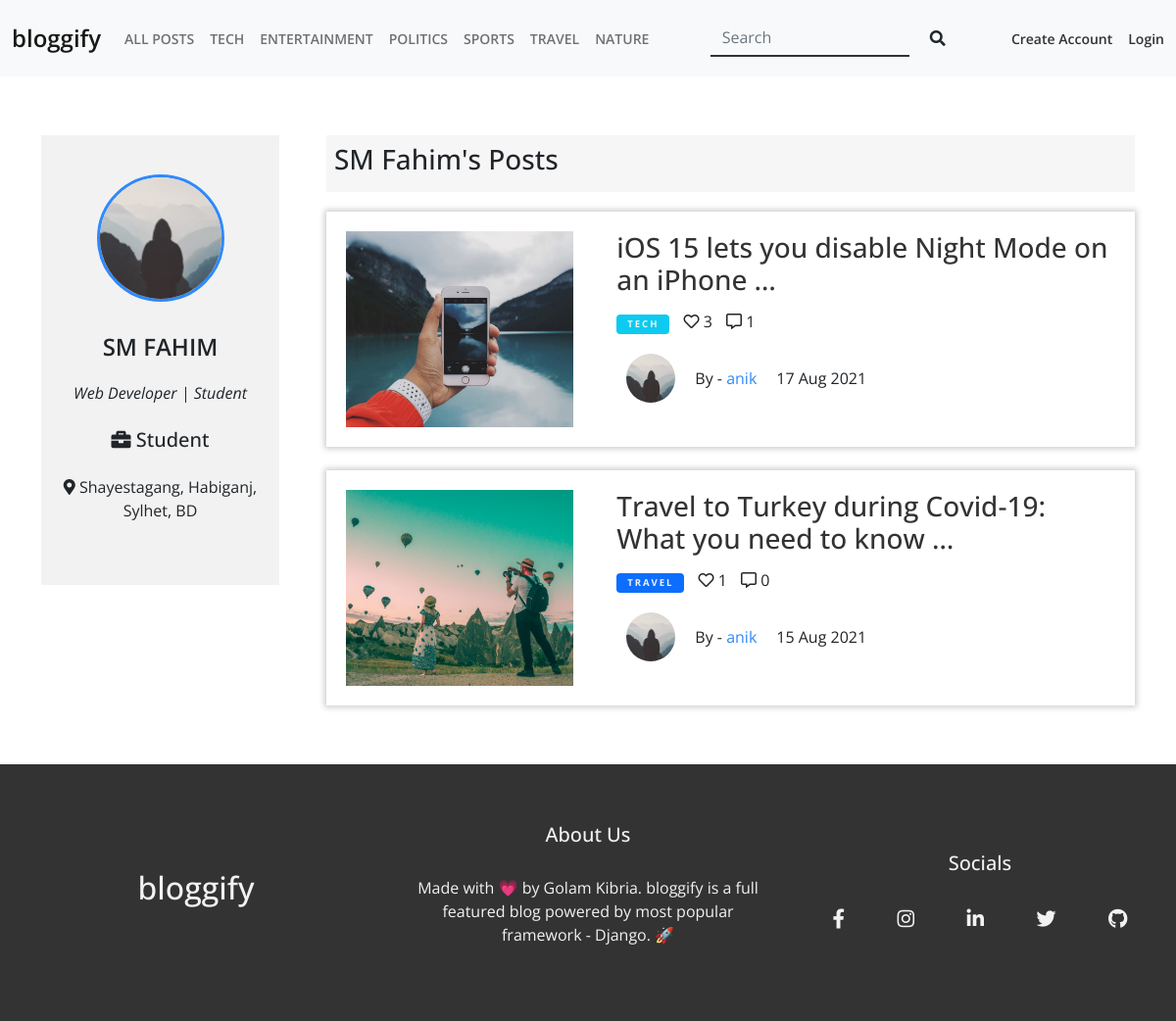
The app's page /author/anik/ with its own data.
### blog/models.py (models this page shows, shortened)
class Topic(models.Model):
    name = models.CharField(max_length=42, unique=True)
    def __str__(self):
        return self.name

class Post(models.Model):
    author = models.ForeignKey(User, on_delete=models.CASCADE, related_name='post_author')
    topic = models.ForeignKey(Topic, on_delete=models.DO_NOTHING)
    title = models.CharField(max_length=200)
    thumbnail = models.ImageField(upload_to='thumbnails')
    body = RichTextUploadingField()
    date = models.DateTimeField(auto_now_add=True)
    likes = models.ManyToManyField(User, related_name='post_likes')

### accounts/models.py (models this page shows, shortened)
class Profile(models.Model):
    user = models.OneToOneField(User, on_delete=models.CASCADE)
    bio = models.TextField(max_length=101)
    work = models.CharField(max_length=200)
    address = models.TextField(max_length=200)
    profile_pic = models.ImageField(default='default.jpg', upload_to='Profile Pics')

### blog/views.py (the view)
# urls.py: path('author/<str:username>/', author, name='author'),
def author(request, username):
    author = User.objects.get(username=username)
    author_posts = Post.objects.filter(author=author).order_by('-date')
    context = {
        'author': author,
        'author_posts': author_posts
    }
    if (author == request.user):
        return redirect('profile')
    else:
        return render(request, 'blog/author.html', context)

### blog/context_preprocessors.py (called while the page is built)
def topic_preprocessor(request):
    topics = Topic.objects.all()
    return {'topics': topics}

### templates/blog/author.html (shortened to what this page needs)
{% extends 'base.html' %}
{% block content %}
        <section id="profile" class="section-padding">
            <div class="container">
                <div class="row gy-5 gx-5">
                    <div class="col-md-3">
                        <div class="profile-info">
                            <img src="{{ author.profile.profile_pic.url }}" alt="">
                            <h4>{{ author.first_name }} {{author.last_name}}
                            </h4>
                            <p><i>
                                {% if author.profile.bio %}
                                    {{ author.profile.bio }}
                                {% else %}
                                    Bio Not Available
                                {% endif %}
                            </i></p>
                            <h5><i class="fas fa-briefcase"></i>
                                {% if author.profile.work %}
                                    {{ author.profile.work }}
                                {% else %}
                                    Work Info Not Available
                                {% endif %}
                            </h5>
                            <p><i class="fas fa-map-marker-alt"></i>
                                {% if author.profile.address %}
                                    {{ author.profile.address }}
                                {% else %}
                                    Address Not Available
                                {% endif %}
                            </p>
                        </div>
                    </div>
                    <div class="col-md-9">
                        <div class="profile-posts">
                            <div class="small-heading">
                                <h3>{{ author.first_name }} {{author.last_name}}'s Posts</h3>
                            </div>
                            <div class="row gy-4 gx-4">
                                {% if author_posts %}
                                            {% for author_post in author_posts %}
                                                <div class="col-md-12">
                                                    <div class="post-list">
                                                        <div class="row">
                                                            <div class="col-md-4">
                                                                    <div class="post-list-img">
                                                                        <a href="{% url 'detail' author_post.id %}">
                                                                            <img src="{{ author_post.thumbnail.url }}" alt="">
                                                                        </a>
                                                                    </div>
                                                            </div>
                                                            <div class="col-md-8">
                                                                    <div class="post-list-content">
                                                                        <a href="{% url 'detail' author_post.id %}" class="b-transition">
                                                                            <h3>{{ author_post.title|safe|truncatewords:"10" }}</h3>
                                                                        </a>
                                                                        <span class="post-category {% if author_post.topic.id == 1 %}bg-info
                                                                            {% elif author_post.topic.id == 2 %}bg-danger
                                                                            {% elif author_post.topic.id == 3 %}bg-dark
                                                                            {% elif author_post.topic.id == 4 %}bg-secondary
                                                                            {% elif author_post.topic.id == 5 %}bg-primary
                                                                            {% elif author_post.topic.id == 6 %}bg-success
                                                                            {% endif %}">{{ author_post.topic }}
                                                                        </span>
                                                                        <span class="single-likes">
                                                                            <i class="far fa-heart"></i> {{author_post.likes.count}}
                                                                        </span>
                                                                        <span class="single-comments">
                                                                                <i class="far fa-comment-alt"></i> {{author_post.comment_set.count}}
                                                                        </span>
                                                                        <div class="search-result-meta">
                                                                            <span><img src="{{author_post.author.profile.profile_pic.url}}"></span>
                                                                            <span>By - <a href="{% url 'author' author_post.author.username %}">{{ author_post.author }}</a></span>
                                                                            <span>{{ author_post.date|date:" d M Y" }}</span>
                                                                        </div>
                                                                    </div>
                                                            </div>
                                                        </div>
                                                    </div>
                                                </div>
                                            {% endfor %}
                                {% endif %}
                            </div>
                        </div>
                    </div>
                </div>
            </div>
        </section>
{% endblock %}

### templates/partials/_header.html (shortened to what this page needs)
{% load static %}
<header>
  <nav class="navbar navbar-expand-lg navbar-light bg-light">
    <div class="container-fluid">
      <a class="navbar-brand b-transition" href="{% url 'home' %}">bloggify</a>
      <div
        class="collapse navbar-collapse justify-content-between"
        id="navbarSupportedContent"
      >
        <ul class="navbar-nav mb-2 mb-lg-0">
          <li class="nav-item">
            <a class="nav-link b-transition" href="{% url 'blog' %}">All Posts</a>
          </li>
          {% for topic in topics %}
            <li class="nav-item">
              <a class="nav-link b-transition" href="{% url 'topic' topic.name %}">{{topic.name}}</a>
            </li>
          {% endfor %}
        </ul>
        <form action="{% url 'search' %}" method="GET" class="d-flex">
          <input
            required
            class="form-control me-2 h-search-input b-transition"
            name="query"
            type="search"
            placeholder="Search"
            aria-label="Search"
          />
          <button class="btn h-search-submit b-transition" type="submit">
            <i class="fas fa-search"></i>
          </button>
        </form>
        <ul class="d-flex h-auth">
          {% if user.is_authenticated %}
            <li class="h-auth-item">
              <a href="{% url 'logout' %}" class="h-auth-link b-transition">Logout</a>
            </li>
          {% else %}
          <li class="h-auth-item">
            <a href="{% url 'register' %}" class="h-auth-link b-transition">Create Account</a>
          </li>
          <li class="h-auth-item">
            <a href="{% url 'login' %}" class="h-auth-link b-transition">Login</a>
          </li>
          {% endif %}
        </ul>
      </div>
    </div>
  </nav>
</header>

### static/css/all.css (style rules this page uses)
.fa, .fas, .far, .fal, .fad, .fab { -moz-osx-font-smoothing: grayscale; -webkit-font-smoothing: antialiased; display: inline-block; font-style: normal; font-variant: normal; text-rendering: auto; line-height: 1; }
.fa-briefcase:before { content: "\f0b1"; }
.fa-comment-alt:before { content: "\f27a"; }
.fa-heart:before { content: "\f004"; }
.fa-map-marker-alt:before { content: "\f3c5"; }
.fa-search:before { content: "\f002"; }
.far { font-family: 'Font Awesome 5 Free'; font-weight: 400; }
.fa, .fas { font-family: 'Font Awesome 5 Free'; font-weight: 900; }

### static/css/style.css (style rules this page uses)
:root { --b-primary: #2f89fc; --b-secondary: #f2f2f2; --b-dark: #333; }
* { margin: 0; padding: 0; box-sizing: border-box; }
html { scroll-behavior: smooth; }
body { font-family: "Open Sans", sans-serif; }
img { max-width: 100%; height: auto; }
ul { list-style: none; margin: 0; padding: 0; }
a, a:hover, a:focus { text-decoration: none; color: var(--b-dark); }
.section-padding { padding: 60px 0; }
.b-transition { transition: 0.3s ease-in-out; }
span.post-category { display: inline-block; color: var(--b-secondary); padding: 3px 11px; border-radius: 4px; letter-spacing: .2em; font-weight: 700; font-size: .6rem; text-transform: uppercase; margin: 10px 0; }
.small-heading { margin-bottom: 20px; background: #f6f6f6; padding: 8px; }
.navbar { padding: 16px 0; }
.navbar a.navbar-brand { font-size: 24px; }
.navbar a { font-size: 14px; font-weight: 600; }
.navbar-light .navbar-nav .nav-link { text-transform: uppercase; }
.h-search-input { border: none; outline: none; box-shadow: none; background: transparent; border-radius: 0; border-bottom: 2px solid var(--b-dark); }
.h-auth-item:first-child { margin-right: 16px; }
.h-auth-link { color: var(--b-dark); }
.post-list { padding: 10px; box-shadow: 0px 0px 6px 2px rgba(0, 0, 0, 0.2); }
.post-list-img, .post-list-content { padding: 10px; }
.post-list-img img { width: 100%; height: 200px; object-fit: cover; }
.search-result-meta { margin: 10px 0; display: flex; align-items: center; }
.search-result-meta span { margin: 0 10px; }
.search-result-meta span img { width: 50px; height: 50px; border-radius: 50%; object-fit: cover; }
.search-result-meta span a { color: var(--b-primary); }
.post-list-content .single-likes { margin: 0 10px; }
.profile-info { padding: 40px 16px; text-align: center; background: #f2f2f2; }
.profile-info img { width: 130px; height: 130px; object-fit: cover; border-radius: 50%; border: 3px solid var(--b-primary); margin-bottom: 32px; }
.profile-info h4 { text-transform: uppercase; font-weight: 600; margin-bottom: 20px; }
.profile-info h5 { margin: 24px 0; }
.profile-info p { margin-bottom: 24px; }

### records on screen
Topic: name "TECH"
Topic: name "ENTERTAINMENT"
Topic: name "POLITICS"
Topic: name "SPORTS"
Topic: name "TRAVEL"
Topic: name "NATURE"
Post: thumbnail (picture), title "iOS 15 lets you disable Night Mode on an iPhone …", topic "TECH", likes.count "3", comment_set.count "1", author.profile.profile_pic (placeholder picture), author "anik", date "17 Aug 2021"
Post: thumbnail (picture), title "Travel to Turkey during Covid-19: What you need to know …", topic "TRAVEL", likes.count "1", comment_set.count "0", author.profile.profile_pic (placeholder picture), author "anik", date "15 Aug 2021"

### other values on screen
{{ author.first_name }} "SM"
{{ author.last_name }} "FAHIM"
{{ author.profile.bio }} "Web Developer | Student"
{{ author.profile.work }} "Student"
{{ author.profile.address }} "Shayestagang, Habiganj, Sylhet, BD"
{{ author.last_name }} "Fahim"
